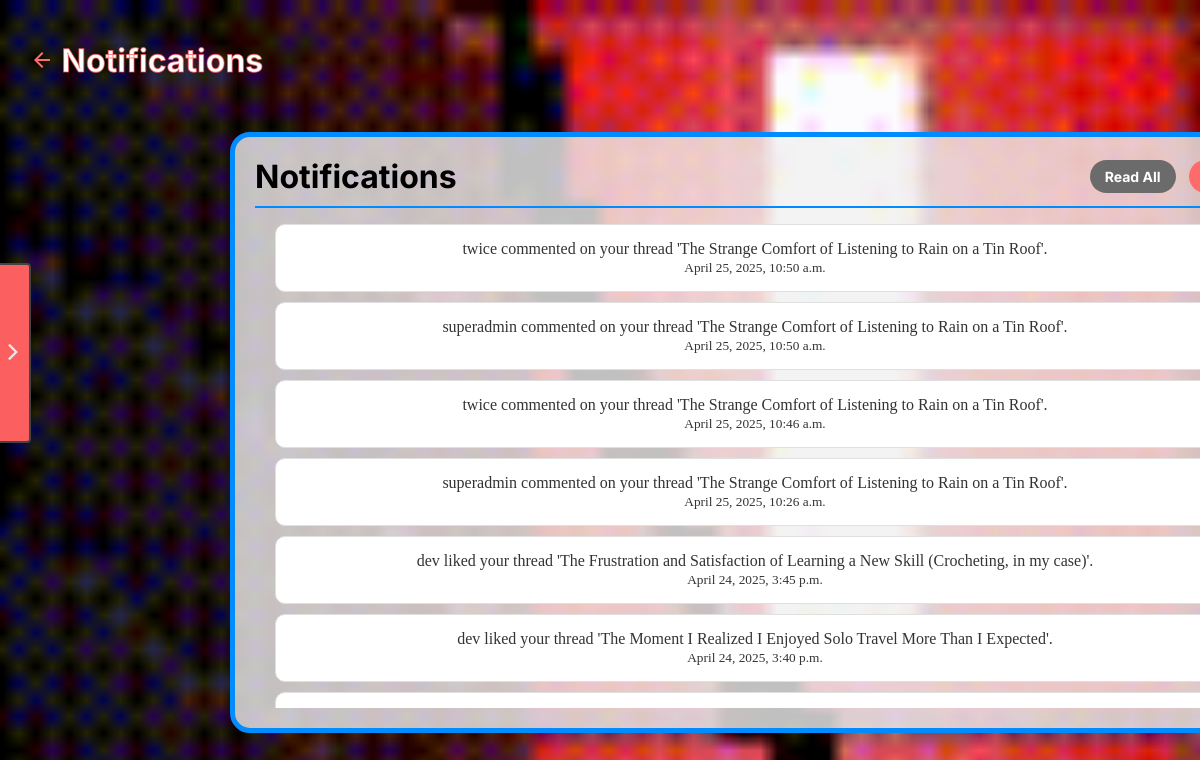
/notifications/ (signed in), run on an earlier commit of the app's database.
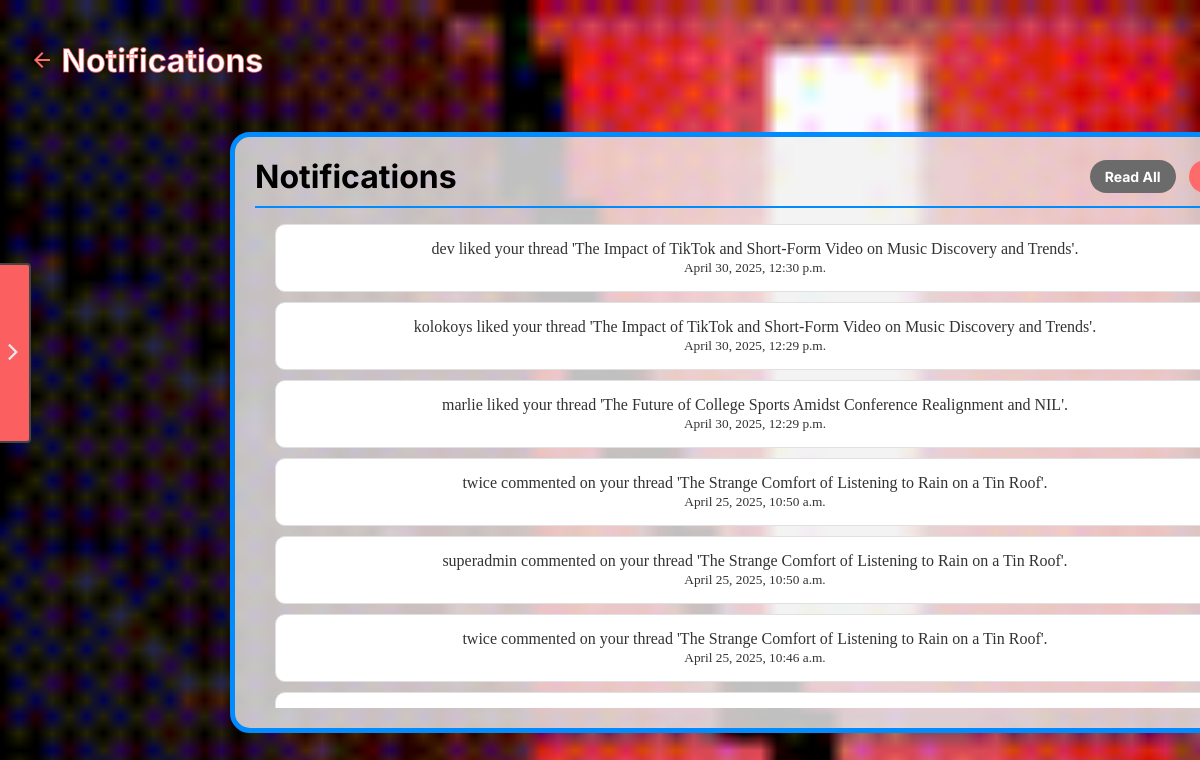
And on a later commit of the database.
### app/models.py (models this page shows, shortened)
class Notification(models.Model):
    user = models.ForeignKey(User, on_delete=models.CASCADE)
    thread = models.ForeignKey(ForumThread, on_delete=models.CASCADE)
    message = models.TextField()
    is_read = models.BooleanField(default=False)
    created_at = models.DateTimeField(auto_now_add=True)

### app/views.py (the view)
# urls.py: path('notifications/', views.notifications, name="notifications"),
@login_required
def notifications(request):
    user_notifications = Notification.objects.filter(user=request.user).select_related('thread').order_by('-created_at')
    return render(request, "notification.html", {"notifications": user_notifications})

### app/context_processors.py (called while the page is built)
def user_profile_context(request):
    if request.user.is_authenticated:
        profile = UserProfile.objects.filter(user=request.user).first()
        return {
            "username": request.user.username,
            "profile_picture": profile.profile_picture.url if profile and profile.profile_picture else None,
        }
    return {}

def forum_categories(request):
    categories = ForumCategory.objects.all()
    return {'categories': categories}

def notification_count(request):
    if request.user.is_authenticated:
        count = Notification.objects.filter(user=request.user, is_read=False).count()
    else:
        count = 0
    return {'notification_count': count }

### app/templatetags/custom_filters.py (called while the page is built)
@register.filter
def truncate_username(value, length=7):
    if len(value) > length:
        return value[:length] + ".."
    return value

### app/templates/notification.html (shortened to what this page needs)
{% load static %}
<!DOCTYPE html>
<html lang="en">
<head>
    <link rel="stylesheet" href="{% static 'styles/notification.css' %}">
    {% include "partials/sidebar.html"%}
</head>
<body>
    <div class='post-btn'>
        <div class='forum-title'>
            <a href="{% url 'homepage' %}">
                <h1>
                    <svg xmlns="http://www.w3.org/2000/svg" height="24px" viewBox="0 -960 960 960" width="24px" fill="#D16D6A"><path d="m313-440 224 224-57 56-320-320 320-320 57 56-224 224h487v80H313Z"/></svg>
                Notifications
                </h1>
            </a>
        </div>
    </div>
    <div class="centered-box">
        <div class="notif-header">
            <h2>Notifications</h2>
            <form method="post" action="{% url 'read_all_notifications' %}">
                <button type="submit" id="read-all-btn">Read All</button>
            </form>
            <form method="post" action="{% url 'clear_notifications' %}">
                <button type="submit" id="clear-btn">Clear</button>
            </form>
        </div>
        <div class="notification-container">
            {% block content %}
            <ul>
                {% for notification in notifications %}
                    <div class="notification-card {% if notification.is_read %}read{% endif %}">
                        <a href="{% if notification.thread_id %}{% url 'forum_thread_detail' notification.thread.id %}{% else %}#{% endif %}"
                        class="notif-link" data-id="{{ notification.id }}">
                         {{ notification.message}}
                         <br><small>{{ notification.created_at }}</small>
                        </a>
                    </div>
                {% empty %}
                    <h3>No new notifications.</h3>
                {% endfor %}
            </ul>
            {% endblock %}
        </div>
    </div>
</body>
</html>

### app/templates/partials/sidebar.html (shortened to what this page needs)
{% load static %}
{% load custom_filters %}
<!DOCTYPE html>
<html lang="en">
<head>
    <link rel="stylesheet" href="{% static 'styles/sidebar.css' %}">
</head>
<body>
<div class="sidebar-container {% if is_open %}open{% endif %}">
    <div class="sidebar {% if is_open %}open{% endif %}">
        <button
            class="close-btn {% if notification_count > 0 %}has-notifs{% endif %}"
            id="toggleSidebarBtn"
            onclick="toggleSidebar()"
        >
            <svg xmlns="http://www.w3.org/2000/svg" height="20px" viewBox="0 -960 700 960" width="20px" fill="#e8eaed">
                <path id="toggleIcon" d="{% if is_open %}M391.65-88.35 0-480l391.65-391.65L467.3-796l-316 316 316 316-75.65 75.65Z{% else %}M288-88.35 212.35-164l316-316-316-316L288-871.65 679.65-480 288-88.35Z{% endif %}" />
            </svg>
        </button>
    </div>
</div>
</body>
</html>

### static/styles/notification.css (style rules this page uses)
html, body { height: 100%; margin: 0; padding: 0; overflow-x: hidden; width: 100vw; }
body { background-image: url('/static/assets/BG1.gif'); background-size: cover; background-position: center; background-repeat: no-repeat; background-attachment: fixed; }
.post-btn { display: flex; justify-content: space-between; align-items: center; width: 1400px; margin-left: 60px; margin-top: 20px; }
.forum-title { text-align: left; display: flex; align-items: center; gap: 10x; }
.forum-title svg { margin-left: -30px; fill: #FF6B6B; }
.forum-title h1 { font-family: 'Inter'; font-weight: bold; color: white; -webkit-text-stroke: 1px rgba(250, 82, 82, 0.7); text-emphasis: none; }
.forum-title a { text-decoration: none; color: inherit; }
.centered-box { width: 1000px; min-height: 300px; max-height: 600px; background: rgba(240, 240, 240, 0.8); padding: 20px; border-radius: 20px; border: 5px solid #008CFF; text-align: center; margin-left: 230px; margin-top: 30px; display: flex; flex-direction: column; }
.centered-box h2 { color: rgb(0, 0, 0); font-family: 'Inter'; font-size: 32px; margin: 0; }
.notification-card { background-color: #ffffff; border: 1px solid #e0e0e0; border-radius: 10px; padding: 15px; height: 100%; margin-left: -10px; }
.notification-card a { text-decoration: none; color: #333; display: block; height: 100%; }
.notif-header { display: flex; justify-content: space-between; align-items: center; padding-bottom: 10px; border-bottom: 2px solid #008CFF; }
.notification-container { flex: 1; overflow-y: auto; max-height: 500px; padding-right: 10px; margin-left: -30px }
.notification-card { background-color: #ffffff; border: 1px solid #e0e0e0; border-radius: 10px; padding: 15px; margin: 10px; }
#clear-btn { background-color: #ff6b6b; color: white; border: none; padding: 8px 15px; cursor: pointer; border-radius: 20px; font-size: 14px; font-family: 'Inter'; font-weight: bold; }
#read-all-btn { background-color: #6b6b6b; color: white; border: none; padding: 8px 15px; cursor: pointer; border-radius: 20px; font-size: 14px; font-family: 'Inter'; font-weight: bold; margin-left: 620px; }

### static/styles/sidebar.css (style rules this page uses)
.sidebar-container { position: relative; }
.sidebar { position: fixed; top: 0; left: -300px; width: 250px; height: auto; min-height: 700px; background-color: #1a1a1a; transition: left 0.3s ease; padding: 20px; z-index: 1000; box-shadow: 2px 0px 5px rgba(0, 0, 0, 0.5); border-radius: 20px; border: 3px solid #ff6b6b; }
.close-btn { position: absolute; top: 260px; height: 180px; right: -38px; background-color: black; color: white; border: 2px solid #444; padding: 8px; border-radius: 5px; cursor: pointer; }
.close-btn.has-notifs { background-color: #fb5f5f; border-radius: 4px; }
.notif-link { position: relative; display: inline-flex; align-items: center; gap: 3px; text-decoration: none; color: inherit; }

What changed in the data, as far as the page shows it:
no longer on this page (row unchanged): Notification: message "superadmin commented on your thread 'The Strange Comfort of Listening to Rain on a Tin Roof'.", created_at "April 25, 2025, 10:26 a.m."
no longer on this page (row unchanged): Notification: message "dev liked your thread 'The Frustration and Satisfaction of Learning a New Skill (Crocheting, in my case)'.", created_at "April 24, 2025, 3:45 p.m."
no longer on this page (row unchanged): Notification: message "dev liked your thread 'The Moment I Realized I Enjoyed Solo Travel More Than I Expected'.", created_at "April 24, 2025, 3:40 p.m."
added Notification: message "dev liked your thread 'The Impact of TikTok and Short-Form Video on Music Discovery and Trends'.", created_at "April 30, 2025, 12:30 p.m."
added Notification: message "kolokoys liked your thread 'The Impact of TikTok and Short-Form Video on Music Discovery and Trends'.", created_at "April 30, 2025, 12:29 p.m."
added Notification: message "marlie liked your thread 'The Future of College Sports Amidst Conference Realignment and NIL'.", created_at "April 30, 2025, 12:29 p.m."
